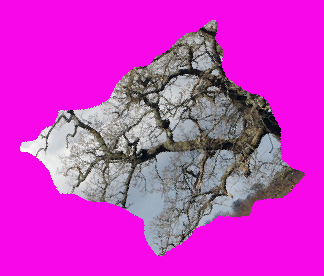
#> input picture method_1/fragment_0005.png, 324 x 276 px; the run also reads 2 pictures not shown here
$ jupyter execute --allow-errors Untitled1.ipynb   (shell and % lines are left out)
#> lines starting #> are read from the running program, lines starting #| are printed output that depends on the picture; after the words box and inside, x2 and y2 are one past the last pixel; in counts of white or black regions, pixels touching at a corner belong together
[cell 1]
# [8 lines of commented-out code are left out]
from PIL import Image

# get image
filepath = "fragment_0005.png"
img = Image.open(filepath)
#> img is the input picture: PIL image 324x276 RGB; mean R, G, B 205, 54.1, 195.3

# get width and height
width = img.width
#> width = 324
height = img.height
#> height = 276

# display width and height
print("The height of the image is: ", height)
#| The height of the image is:  276
print("The width of the image is: ", width)
#| The width of the image is:  324

[cell 2]
import cv2
import numpy as np

def remove_pink_background(image_path):
    # Read the image
#> called with image_path = 'fragment_0005.png'
    image = cv2.imread(image_path)

    # Convert the image from BGR to HSV color space
    hsv_image = cv2.cvtColor(image, cv2.COLOR_BGR2HSV)
#> hsv_image: shape (276, 324, 3); mean H, S, V 122.4, 167, 207.6

    # Define lower and upper bounds for pink color in HSV
    lower_pink = np.array([150, 50, 50])
    upper_pink = np.array([180, 255, 255])

    # Create a binary mask by thresholding the image based on the pink color bounds
    pink_mask = cv2.inRange(hsv_image, lower_pink, upper_pink)
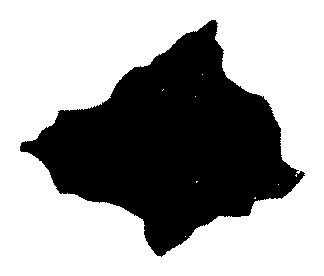
#> pink_mask: shape (276, 324); 63.1% white; 1 black region, box (x1, y1, x2, y2) and area: (20, 20, 305, 257) 32999

    # Invert the mask
    pink_mask_inverse = cv2.bitwise_not(pink_mask)
#> pink_mask_inverse: shape (276, 324); 36.9% white; 1 white region

    # Apply the mask to the original image to remove the pink background
    result_image = cv2.bitwise_and(image, image, mask=pink_mask_inverse)
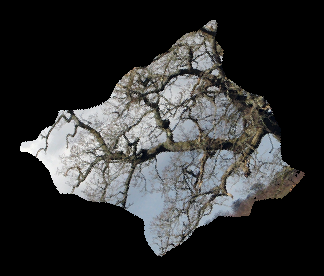
#> result_image: shape (276, 324, 3); mean B, G, R 48.9, 49, 48.5

    return result_image

def main():
    # Provide the path to the image
    image_path = "fragment_0005.png"

    # Remove the pink background
    result_image = remove_pink_background(image_path)

    # Display the result
    cv2.imshow("Result Image", result_image)
    cv2.waitKey(0)
    cv2.destroyAllWindows()

if __name__ == "__main__":
    main()

[cell 3]
#operate on image with black blackgraound
import cv2 # Import OpenCV
import numpy as np # Import NumPy

# Read in the image as grayscale - Note the 0 flag
im = cv2.imread('img.png', 0)
#> im: shape (276, 324); min 0, max 253, mean 48.7

# Run findContours - Note the RETR_EXTERNAL flag
# Also, we want to find the best contour possible with CHAIN_APPROX_NONE
contours, hierarchy = cv2.findContours(im.copy(), cv2.RETR_EXTERNAL, cv2.CHAIN_APPROX_NONE)
#> contours = 1 contour; box (x1, y1, x2, y2) and area: (20, 20, 305, 257) 32634

# Create an output of all zeroes that has the same shape as the input
# image
out = np.zeros_like(im)

# On this output, draw all of the contours that we have detected
# in white, and set the thickness to be 3 pixels
cv2.drawContours(out, contours, -1, 255,1 )
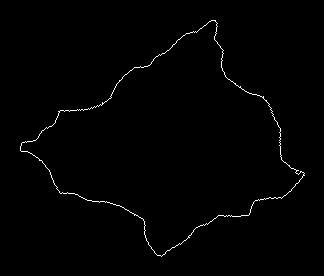
#> out: shape (276, 324); 0.85% white in thin lines or dots, all inside (x1, y1, x2, y2) = (20, 20, 305, 257)

# Spawn new windows that shows us the donut
# (in grayscale) and the detected contour
cv2.imshow('Donut', im)
cv2.imshow('Output Contour', out)

# Wait indefinitely until you push a key.  Once you do, close the windows
cv2.waitKey(0)
cv2.destroyAllWindows()

[cell 4]
# Python code to find the co-ordinates of
# the contours detected in an image.
import numpy as np
import cv2

# Reading image
font = cv2.FONT_HERSHEY_COMPLEX
img2 = cv2.imread('cont.png', cv2.IMREAD_COLOR)

# Reading same image in another
# variable and converting to gray scale.
img = cv2.imread('cont.png', cv2.IMREAD_GRAYSCALE)

# Converting image to a binary image
# ( black and white only image).
_, threshold = cv2.threshold(img, 110, 255, cv2.THRESH_BINARY)

# Detecting contours in image.
contours, _= cv2.findContours(threshold, cv2.RETR_TREE,
							cv2.CHAIN_APPROX_NONE)
#> contours = 2 contours; box (x1, y1, x2, y2) and area: (20, 20, 305, 257) 32634, (20, 20, 305, 257) 32626

# Going through every contours found in the image.
for cnt in contours :

	approx = cv2.approxPolyDP(cnt, 0.009 * cv2.arcLength(cnt, True), True)

	# draws boundary of contours.
	cv2.drawContours(img2, [approx], 0, (0, 0, 255), 5)

	# Used to flatted the array containing
	# the co-ordinates of the vertices.
	n = approx.ravel()
	i = 0

	for j in n :
		if(i % 2 == 0):
			x = n[i]
			y = n[i + 1]

			# String containing the co-ordinates.
			string = str(x) + " " + str(y)

			if(i == 0):
				# text on topmost co-ordinate.
				cv2.putText(img2, "Arrow tip", (x, y),
								font, 0.5, (255, 0, 0))
			else:
				# text on remaining co-ordinates.
				cv2.putText(img2, string, (x, y),
						font, 0.5, (0, 255, 0))
		i = i + 1
#> this loop made 2 passes
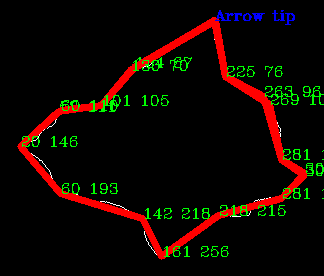
#> img2: shape (276, 324, 3); mean B, G, R 1.4, 7.3, 16.2

# Showing the final image.
cv2.imshow('image2', img2)

# Exiting the window if 'q' is pressed on the keyboard.
if cv2.waitKey(0) & 0xFF == ord('q'):
#> (key q is pressed here)
	cv2.destroyAllWindows()

[cell 5]
#code to extract contour points
import cv2

# Read the image
image = cv2.imread("cont.png")

# Convert the image to grayscale
gray = cv2.cvtColor(image, cv2.COLOR_BGR2GRAY)

# Find contours in the image
contours, _ = cv2.findContours(gray, cv2.RETR_EXTERNAL, cv2.CHAIN_APPROX_NONE)
#> contours = 1 contour; box (x1, y1, x2, y2) and area: (20, 20, 305, 257) 32634

# Assuming you have only one contour (change the index if you have multiple)
contour = contours[0]
#> contour = contour of 760 points, box (x1, y1, x2, y2) (20, 20, 305, 257), area 32634

# Get the coordinates of the contour points
coordinates_1 = []
for point in contour:
    x, y = point[0]
    coordinates_1.append((x, y))
#> this loop made 760 passes
#> (x, y) on passes 1 to 3: (211, 20), (210, 21), (209, 21)
#> after the loop, coordinates_1 = 760 pairs, first value 20 to 304, second value 20 to 256

print("Coordinates of contour points:")
print(coordinates_1)
#> (printed output is left out)
print(len(coordinates_1))

[cell 6]
# directly use this to find contour coordinates and plot
import matplotlib.pyplot as plt

# plt.plot(coordinates)
import cv2
import matplotlib.pyplot as plt

# Read the image
image = cv2.imread("cont.png")

# Convert the image to grayscale
gray = cv2.cvtColor(image, cv2.COLOR_BGR2GRAY)

# Find contours in the image
contours, _ = cv2.findContours(gray, cv2.RETR_EXTERNAL, cv2.CHAIN_APPROX_NONE)

# Assuming you have only one contour (change the index if you have multiple)
contour = contours[0]

# Get the coordinates of the contour points
x_coords = [point[0][0] for point in contour]
#> x_coords = 760 values, max 304 at index 563, min 20 at index 220, mean 170
y_coords = [point[0][1] for point in contour]
#> y_coords = 760 values, max 256 at index 403, min 20 at index 0, mean 144.3

# Plot the contour
plt.figure(figsize=(6, 6))
plt.plot(x_coords, y_coords, '-r', linewidth=0.5)
print(len(x_coords))
plt.gca().invert_yaxis()  # Invert y-axis to match image coordinates
plt.xlabel('X Coordinate')
plt.ylabel('Y Coordinate')
plt.title('Contour Coordinates')
plt.grid()
plt.show()
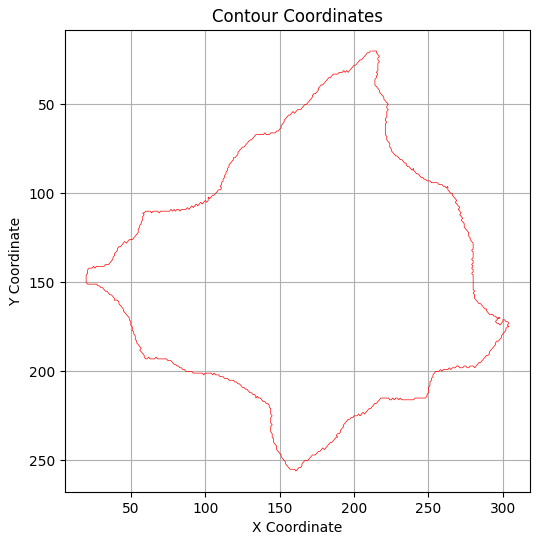
#> figure drawn by matplotlib, 1 panel

[cell 7]
# Given x and y coordinates
x_coordinates = x_coords
#> x_coordinates has the same summary as x_coords
y_coordinates = y_coords
#> y_coordinates has the same summary as y_coords

# Convert to list of lists
coordinates = list(zip(x_coordinates, y_coordinates))
#> coordinates has the same summary as coordinates_1

print(coordinates)

[cell 8]
# RDP method 1

import matplotlib.pyplot as plt
from rdp import rdp

#> (the rest of this cell did not finish here and is left out)

[cell 9]
# RDP method 2 (will see this one later , above one is more suitable)

from dope import DoPeR

data_original = coordinates
#> data_original has the same summary as coordinates_1

#> (the rest of this cell did not finish here and is left out)

[cell 10]
# mirror image is comming after applying rdp

[cell 11]
# for i in coordinates:
#     print(i)
plt.gca().invert_yaxis()
plt.plot(x_coords,y_coords)
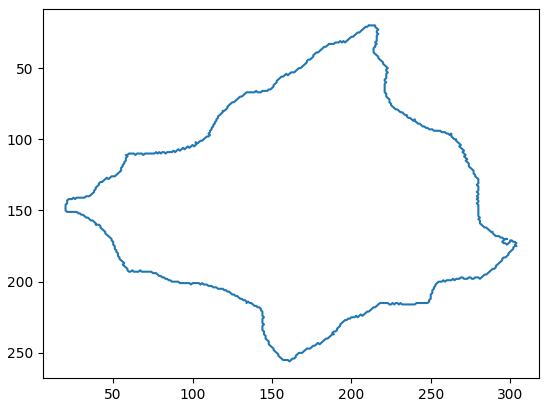
#> figure drawn by matplotlib, 1 panel

[cell 12]
# 3x3 Transformation matrix

import numpy as np

# initializing list
# test_list = [0.788011, 0.615661, 705.332364 , -0.615661, 0.788011, 962.309793 , 0, 0 ,1]
test_list = [-0.846206, 0.532856, 285.657000 ,-0.532856, -0.846206, 453.590000, 0, 0, 1]
# test_list = [-0.440822, -0.897594, 513.620000, 0.897594, -0.440822, 138.692000, 0.000000, 0.000000, 1.000000]
# test_list = [0.42293100,0.90616200,-165.90300000,-0.90616200,0.42293100,434.29500000,0.00000000,0.00000000,1.00000000]
# printing original list
print("The original list is : " + str(test_list))

# initializing N
N = 3

# convert list to numpy array
arr = np.array(test_list)

# reshape array into chunk matrix
chunk_matrix = arr.reshape(-1, N)

# convert chunk matrix back to list
res = chunk_matrix.tolist()

# printing result
print("Constructed Chunk Matrix : " + str(res))
print(type(res))

[cell 13]
# creation of points matrix
size = len(x_coords)
#> size = 760

# print(size)

ones_arr = list(np.ones(size))
#> ones_arr = 760 values from 1 to 1
print(type(ones_arr))

point_matrix = [x_coords, y_coords , ones_arr]
print(point_matrix)

[cell 14]
final_trans = np.dot(res, point_matrix)
print(type(final_trans))
print(final_trans)

[cell 15]
# why flipping about x axis "Chal kya rha hai ye "
plt.gca().invert_xaxis()
# plt.gca().invert_yaxis()
plt.plot(final_trans[0],final_trans[1])

# plt.plot(x_coords,y_coords)
print(len(final_trans[0]))
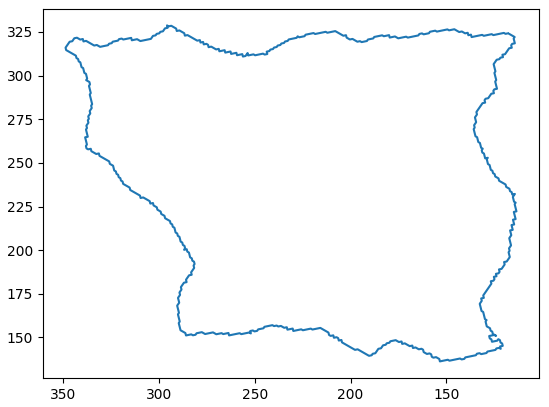
#> figure drawn by matplotlib, 1 panel

[cell 16]
# print(final_trans[0])
transform_coordinate_pair = []


transform_coordinate_pair = list(zip(final_trans[0], final_trans[1]))
#> transform_coordinate_pair = 760 pairs, first value 113.4 to 348.7, second value 136.3 to 328.8
print(transform_coordinate_pair)
